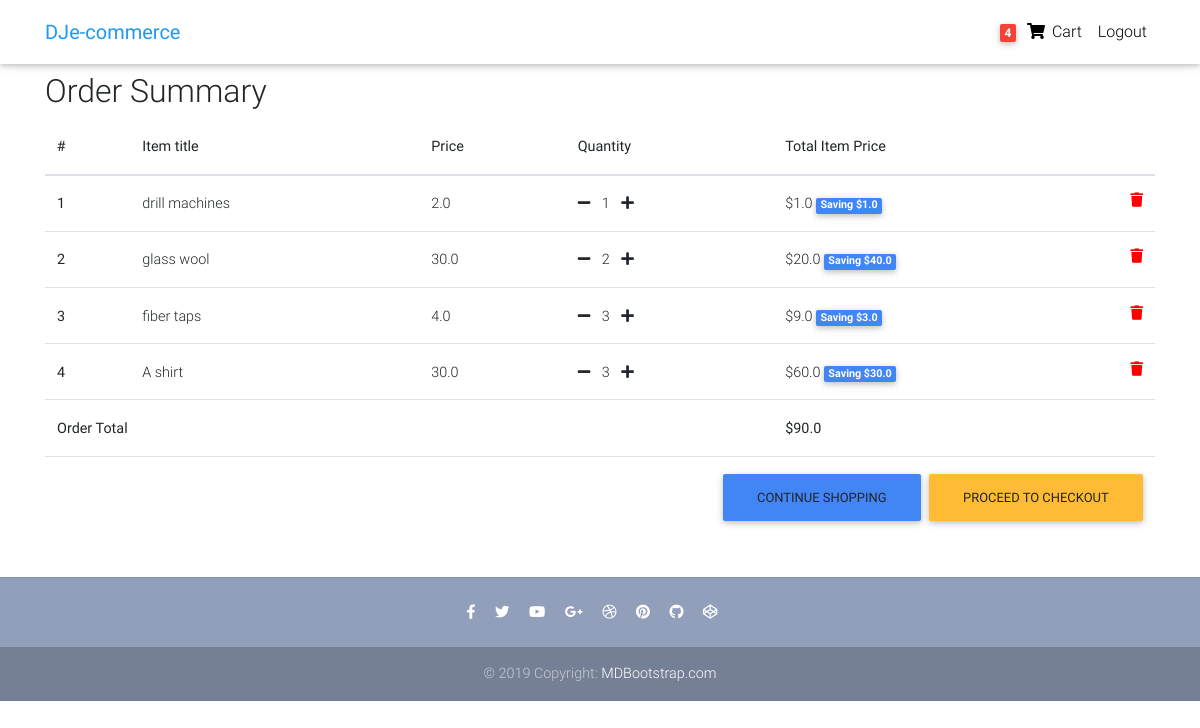
Page /order-summary/ (signed in) on the committed database.
### core/models.py (models this page shows, shortened)
class Order(models.Model):
    user = models.ForeignKey(settings.AUTH_USER_MODEL,
                             on_delete=models.CASCADE)
    ref_code = models.CharField(max_length=20, blank=True, null=True)
    items = models.ManyToManyField(OrderItem)
    start_date = models.DateTimeField(auto_now_add=True)
    ordered_date = models.DateTimeField()
    ordered = models.BooleanField(default=False)
    shipping_address = models.ForeignKey(
        'Address', related_name='shipping_address', on_delete=models.SET_NULL, blank=True, null=True)
    billing_address = models.ForeignKey(
        'Address', related_name='billing_address', on_delete=models.SET_NULL, blank=True, null=True)
    payment = models.ForeignKey(
        'Payment', on_delete=models.SET_NULL, blank=True, null=True)
    coupon = models.ForeignKey(
        'Coupon', on_delete=models.SET_NULL, blank=True, null=True)
    being_delivered = models.BooleanField(default=False)
    received = models.BooleanField(default=False)
    refund_requested = models.BooleanField(default=False)
    refund_granted = models.BooleanField(default=False)
    '''
    1. Item added to cart
    2. Adding a billing address
    (Failed checkout)
    3. Payment
    (Preprocessing, processing, packaging etc.)
    4. Being delivered
    5. Received
    6. Refunds
    '''
    def get_total(self):
        total = 0
        for order_item in self.items.all():
            total += order_item.get_final_price()
        if self.coupon:
            total -= self.coupon.amount
        return total

class OrderItem(models.Model):
    user = models.ForeignKey(settings.AUTH_USER_MODEL,
                             on_delete=models.CASCADE)
    ordered = models.BooleanField(default=False)
    item = models.ForeignKey(Item, on_delete=models.CASCADE)
    quantity = models.IntegerField(default=1)
    def get_total_item_price(self):
        return self.quantity * self.item.price
    def get_total_discount_item_price(self):
        return self.quantity * self.item.discount_price
    def get_amount_saved(self):
        return self.get_total_item_price() - self.get_total_discount_item_price()
    def get_final_price(self):
        if self.item.discount_price:
            return self.get_total_discount_item_price()
        return self.get_total_item_price()

class Item(models.Model):
    title = models.CharField(max_length=100)
    price = models.FloatField()
    discount_price = models.FloatField(blank=True, null=True)
    category = models.CharField(choices=CATEGORY_CHOICES, max_length=2)
    label = models.CharField(choices=LABEL_CHOICES, max_length=1)
    slug = models.SlugField()
    description = models.TextField()
    image = models.ImageField()

### core/views.py (the view)
# urls.py: path('order-summary/', OrderSummaryView.as_view(), name='order-summary'),
class OrderSummaryView(LoginRequiredMixin, View):
    def get(self, *args, **kwargs):
        try:
            order = Order.objects.get(user=self.request.user, ordered=False)
            context = {
                'object': order
            }
            return render(self.request, 'order_summary.html', context)
        except ObjectDoesNotExist:
            messages.warning(self.request, "You do not have an active order")
            return redirect("/")

### core/templatetags/cart_template_tags.py (called while the page is built)
@register.filter
def cart_item_count(user):
    if user.is_authenticated:
        qs = Order.objects.filter(user=user, ordered=False)
        if qs.exists():
            return qs[0].items.count()
    return 0

### templates/order_summary.html (shortened to what this page needs)
{% extends "base.html" %}
{% block content %}
  <main>
    <div class="container">
    <div class="table-responsive text-nowrap">
    <h2>Order Summary</h2>
    <table class="table">
        <thead>
        <tr>
            <th scope="col">#</th>
            <th scope="col">Item title</th>
            <th scope="col">Price</th>
            <th scope="col">Quantity</th>
            <th scope="col">Total Item Price</th>
        </tr>
        </thead>
        <tbody>
        {% for order_item in object.items.all %}
        <tr>
            <th scope="row">{{ forloop.counter }}</th>
            <td>{{ order_item.item.title }}</td>
            <td>{{ order_item.item.price }}</td>
            <td>
                <a href="{% url 'core:remove-single-item-from-cart' order_item.item.slug %}"><i class="fas fa-minus mr-2"></i></a>
                {{ order_item.quantity }}
                <a href="{% url 'core:add-to-cart' order_item.item.slug %}"><i class="fas fa-plus ml-2"></i></a>
            </td>
            <td>
            {% if order_item.item.discount_price %}
                ${{ order_item.get_total_discount_item_price }}
                <span class="badge badge-primary">Saving ${{ order_item.get_amount_saved }}</span>
            {% else %}
                ${{ order_item.get_total_item_price }}
            {% endif %}
            <a style='color: red;' href="{% url 'core:remove-from-cart' order_item.item.slug %}">
                <i class="fas fa-trash float-right"></i>
            </a>
            </td>
        </tr>
        {% endfor %}
        {% if object.get_total %}
        <tr>
            <td colspan="4"><b>Order Total</b></td>
            <td><b>${{ object.get_total }}</b></td>
        </tr>
        <tr>
            <td colspan="5">
            <a class='btn btn-warning float-right ml-2' href='/checkout/'>Proceed to checkout</a>
            <a class='btn btn-primary float-right' href='/'>Continue shopping</a>
            </td>
        </tr>
        {% endif %}
        </tbody>
    </table>
    </div>
    </div>
  </main>
{% endblock content %}

### templates/base.html (shortened to what this page needs)
{% load static %}
<!DOCTYPE html>
<html lang="en">
<head>
  <link rel="stylesheet" href="https://use.fontawesome.com/releases/v5.8.1/css/all.css">
  <link href="{% static 'css/bootstrap.min.css' %}" rel="stylesheet">
  <link href="{% static 'css/mdb.min.css' %}" rel="stylesheet">
  <link href="{% static 'css/style.min.css' %}" rel="stylesheet">
</head>
{% include "navbar.html" %}
<body>
    <div class="mt-5 pt-4">
    </div>
    {% block content %}
    {% endblock content %}
    {% include "footer.html" %}
</body>
</html>

### templates/navbar.html (shortened to what this page needs)
{% load cart_template_tags %}
<nav class="navbar fixed-top navbar-expand-lg navbar-light white scrolling-navbar">
    <div class="container">
      <a class="navbar-brand waves-effect" href="/">
        <strong class="blue-text">DJe-commerce</strong>
      </a>
      <div class="collapse navbar-collapse" id="navbarSupportedContent">
        <ul class="navbar-nav nav-flex-icons">
          {% if request.user.is_authenticated %}
          <li class="nav-item">
            <a href="{% url 'core:order-summary' %}" class="nav-link waves-effect">
              <span class="badge red z-depth-1 mr-1"> {{ request.user|cart_item_count }} </span>
              <i class="fas fa-shopping-cart"></i>
              <span class="clearfix d-none d-sm-inline-block"> Cart </span>
            </a>
          </li>
          <li class="nav-item">
            <a class="nav-link waves-effect" href="{% url 'account_logout' %}">
              <span class="clearfix d-none d-sm-inline-block"> Logout </span>
            </a>
          </li>
          {% endif %}
        </ul>
      </div>
    </div>
  </nav>

### templates/footer.html
<footer class="page-footer text-center font-small mt-4 wow fadeIn">
    <hr class="my-4">
    <div class="pb-4">
      <a href="https://www.facebook.com/mdbootstrap" target="_blank">
        <i class="fab fa-facebook-f mr-3"></i>
      </a>
      <a href="https://twitter.com/MDBootstrap" target="_blank">
        <i class="fab fa-twitter mr-3"></i>
      </a>
      <a href="https://www.youtube.com/watch?v=7MUISDJ5ZZ4" target="_blank">
        <i class="fab fa-youtube mr-3"></i>
      </a>
      <a href="https://plus.google.com/u/0/b/107863090883699620484" target="_blank">
        <i class="fab fa-google-plus-g mr-3"></i>
      </a>
      <a href="https://dribbble.com/mdbootstrap" target="_blank">
        <i class="fab fa-dribbble mr-3"></i>
      </a>
      <a href="https://pinterest.com/mdbootstrap" target="_blank">
        <i class="fab fa-pinterest mr-3"></i>
      </a>
      <a href="https://github.com/mdbootstrap/bootstrap-material-design" target="_blank">
        <i class="fab fa-github mr-3"></i>
      </a>
      <a href="http://codepen.io/mdbootstrap/" target="_blank">
        <i class="fab fa-codepen mr-3"></i>
      </a>
    </div>
    <div class="footer-copyright py-3">
      © 2019 Copyright:
      <a href="https://mdbootstrap.com/education/bootstrap/" target="_blank"> MDBootstrap.com </a>
    </div>
  </footer>

### templates/scripts.html (shortened to what this page needs)
{% load static %}

### templates/base.html (style rules this page uses)
html, body, header, .carousel { height: 60vh; }

### rows in the picture
OrderItem: item "drill machines", item.price "2.0", quantity "1", get_total_discount_item_price "1.0", get_amount_saved "1.0"
OrderItem: item "glass wool", item.price "30.0", quantity "2", get_total_discount_item_price "20.0", get_amount_saved "40.0"
OrderItem: item "fiber taps", item.price "4.0", quantity "3", get_total_discount_item_price "9.0", get_amount_saved "3.0"
OrderItem: item "A shirt", item.price "30.0", quantity "3", get_total_discount_item_price "60.0", get_amount_saved "30.0"
Order: get_total "90.0"

### other values in the picture
{{ request.user|cart_item_count }} "4"
